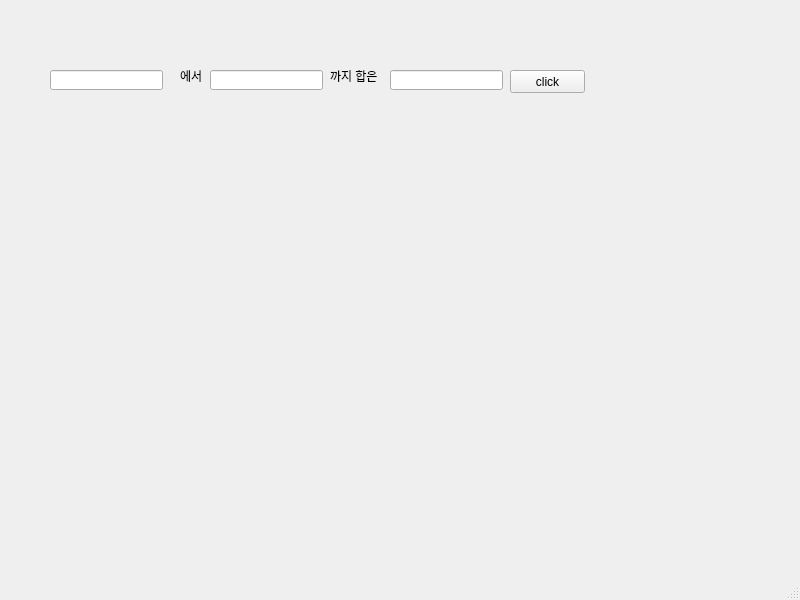
<?xml version="1.0" encoding="UTF-8"?>
<ui version="4.0">
 <class>MainWindow</class>
 <widget class="QMainWindow" name="MainWindow">
  <property name="geometry">
   <rect>
    <x>0</x>
    <y>0</y>
    <width>800</width>
    <height>600</height>
   </rect>
  </property>
  <property name="windowTitle">
   <string>MainWindow</string>
  </property>
  <widget class="QWidget" name="centralwidget">
   <widget class="QPushButton" name="pb">
    <property name="geometry">
     <rect>
      <x>510</x>
      <y>70</y>
      <width>75</width>
      <height>23</height>
     </rect>
    </property>
    <property name="text">
     <string>click</string>
    </property>
   </widget>
   <widget class="QLabel" name="label">
    <property name="geometry">
     <rect>
      <x>180</x>
      <y>70</y>
      <width>56</width>
      <height>12</height>
     </rect>
    </property>
    <property name="text">
     <string>에서</string>
    </property>
   </widget>
   <widget class="QLabel" name="label_3">
    <property name="geometry">
     <rect>
      <x>330</x>
      <y>70</y>
      <width>56</width>
      <height>12</height>
     </rect>
    </property>
    <property name="text">
     <string>까지 합은</string>
    </property>
   </widget>
   <widget class="QLineEdit" name="value1">
    <property name="geometry">
     <rect>
      <x>50</x>
      <y>70</y>
      <width>113</width>
      <height>20</height>
     </rect>
    </property>
   </widget>
   <widget class="QLineEdit" name="value2">
    <property name="geometry">
     <rect>
      <x>210</x>
      <y>70</y>
      <width>113</width>
      <height>20</height>
     </rect>
    </property>
   </widget>
   <widget class="QLineEdit" name="value3">
    <property name="geometry">
     <rect>
      <x>390</x>
      <y>70</y>
      <width>113</width>
      <height>20</height>
     </rect>
    </property>
   </widget>
  </widget>
  <widget class="QMenuBar" name="menubar">
   <property name="geometry">
    <rect>
     <x>0</x>
     <y>0</y>
     <width>800</width>
     <height>21</height>
    </rect>
   </property>
  </widget>
  <widget class="QStatusBar" name="statusbar"/>
 </widget>
 <resources/>
 <connections/>
</ui>
